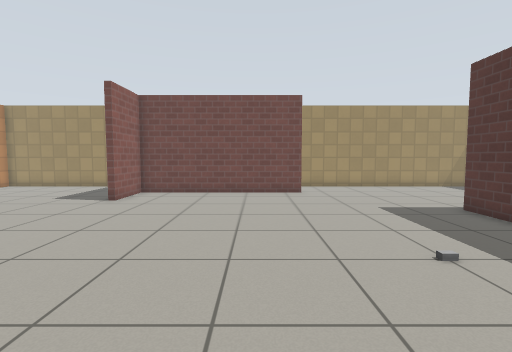
View 1 (above)

16 first-person views from a walk through a world built for the Gazebo simulator. The camera is 0.94 m above the floor, tilts 4° down and sees 85° across. The floor is counted in squares, 0.5 m on a side. Each view is taken from the middle of a square. On the plan, view 1 faces up. The plan holds only what a view shows up to about 16 squares ahead; the rest is blank. Simple patterns stand in for the simulator's built-in surfaces.

View 2
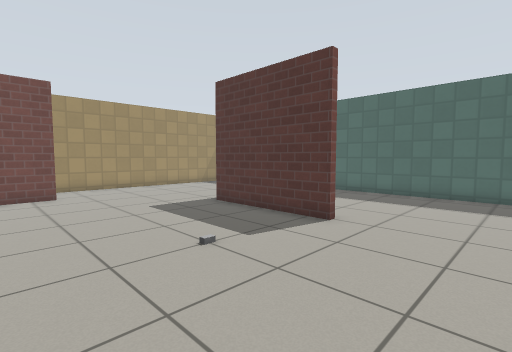

View 3
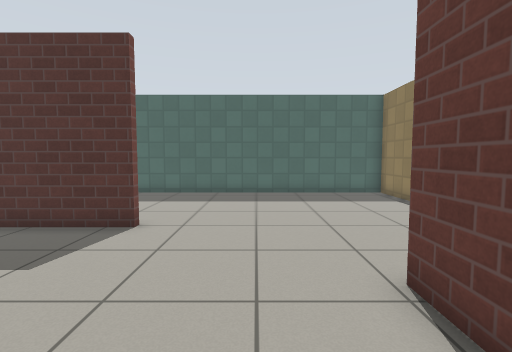

View 4
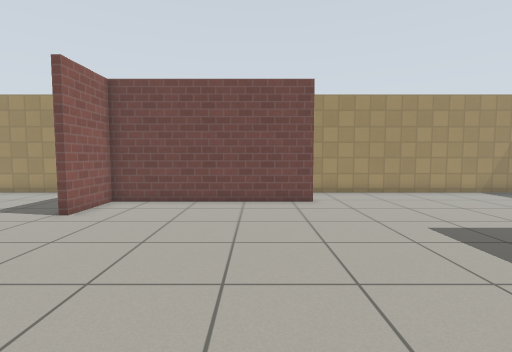

View 5
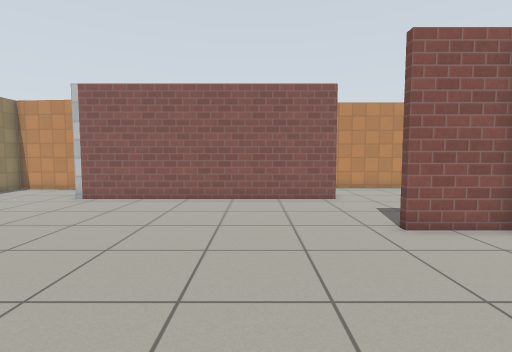

View 6
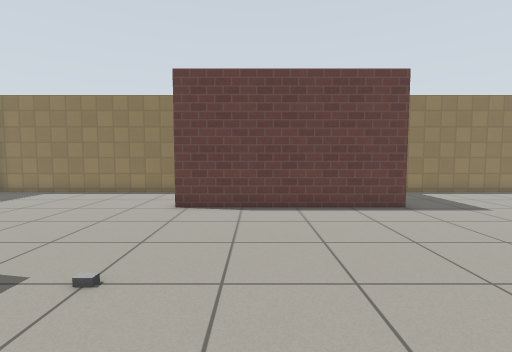

View 7
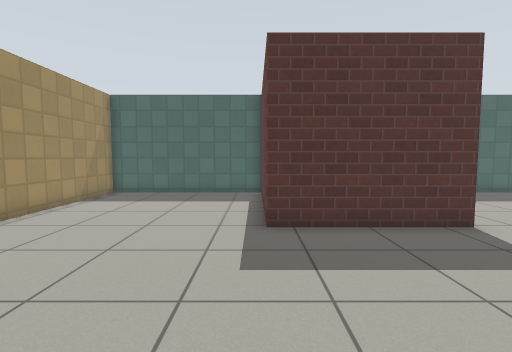

View 8
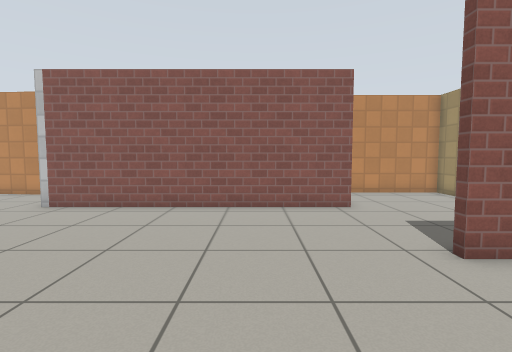

View 9
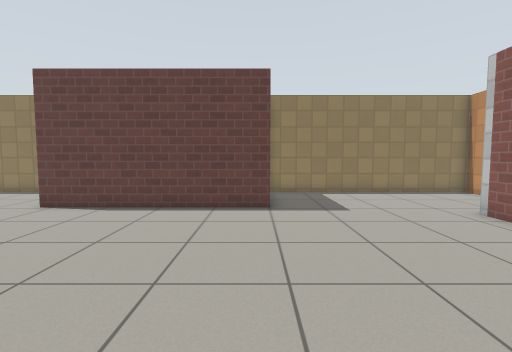

View 10
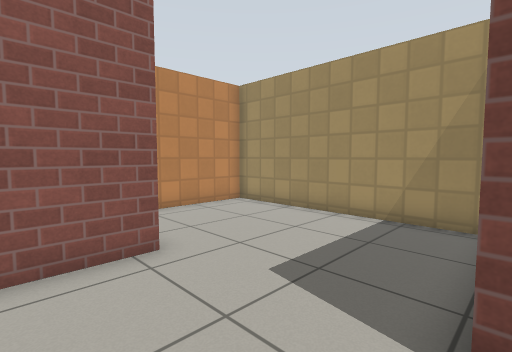

View 11
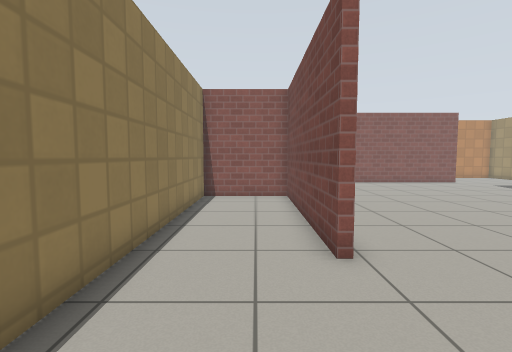

View 12
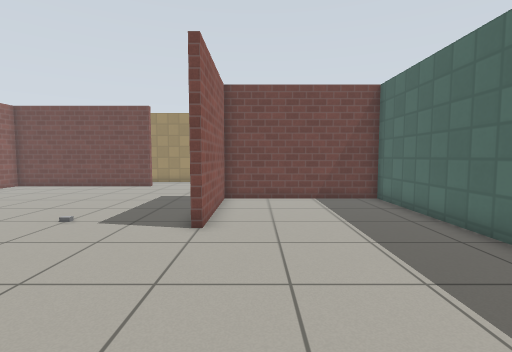

View 13
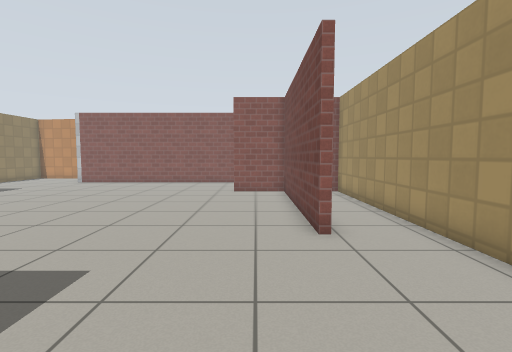

View 14
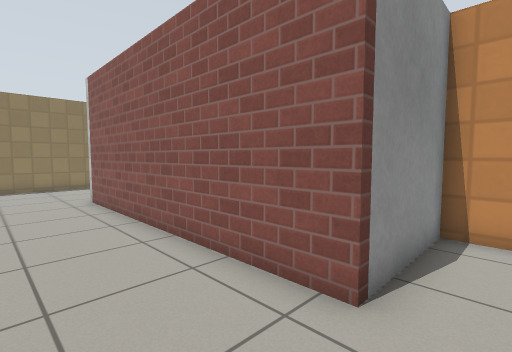

View 15
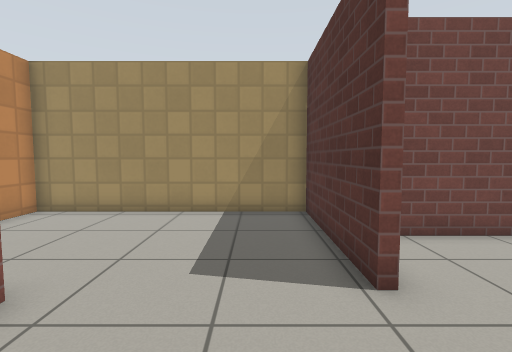

View 16
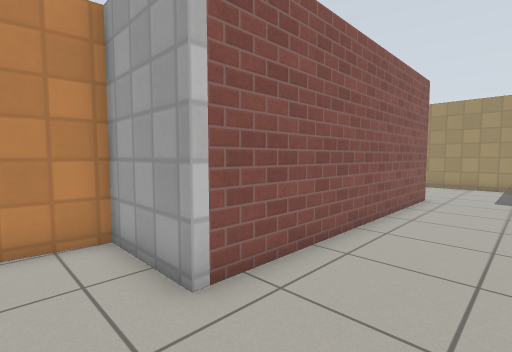

### Floor plan
Points are (right, up) in squares from view 1. A wall is a line through its corners. A room is listed if a view was taken in it or the views show most of it. See-through windows are left out.
Room 1 (views 1, 2, 3, 4, 5, 6, 7, 8, 9, 10, 11, 12, 13, 14, 15, 16)
walls: (7.3, 4.1) (7.3, 9.7) (11.1, 9.7); (2.5, 14.5) (-6, 14.5) (-6, 11.8) (-6.3, 11.8) (-6.3, 17.4) (-15.5, 17.4) (-15.5, 11.5) (-11.3, 11.5) (-11.3, 0) (-14.5, 0) (-15, -5.5) (-4.8, -5.5); (-4.6, -1.2) (4, -1.2) (4, -1.5) (-4.2, -1.5) (-4.2, -5.5) (14.4, -5.5) (14.4, 9.4) (7.6, 9.4) (7.6, 4.1); (14.4, 9.6) (14.4, 17.4) (-6, 17.4) (-6, 17)
objects: grey box (3, 5)

Positions as (right, up) in squares from view 1, and headings:
1: (0, 0), facing up
2: (0, 0), facing up-right
3: (0, 1), facing right
4: (0, 3), facing up
5: (1, 8), facing left
6: (1, 9), facing down
7: (0, 10), facing right
8: (-1, 8), facing left
9: (-4, 9), facing down
10: (-6, 9), facing up-left
11: (9, -3), facing left
12: (9, -3), facing up
13: (9, 13), facing left
14: (-8, 13), facing down-left
15: (-8, 8), facing up
16: (-8, -2), facing up-left
